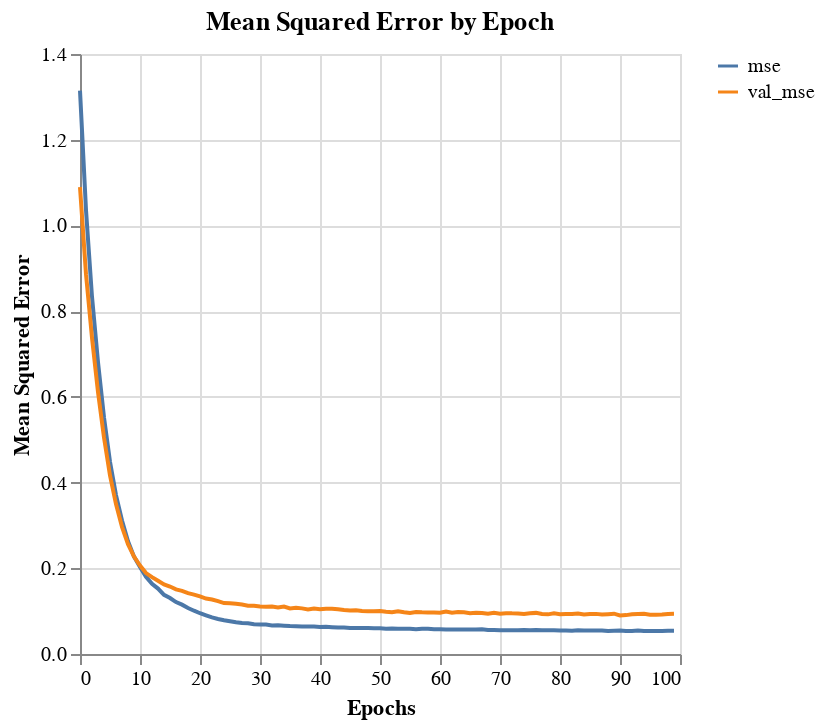
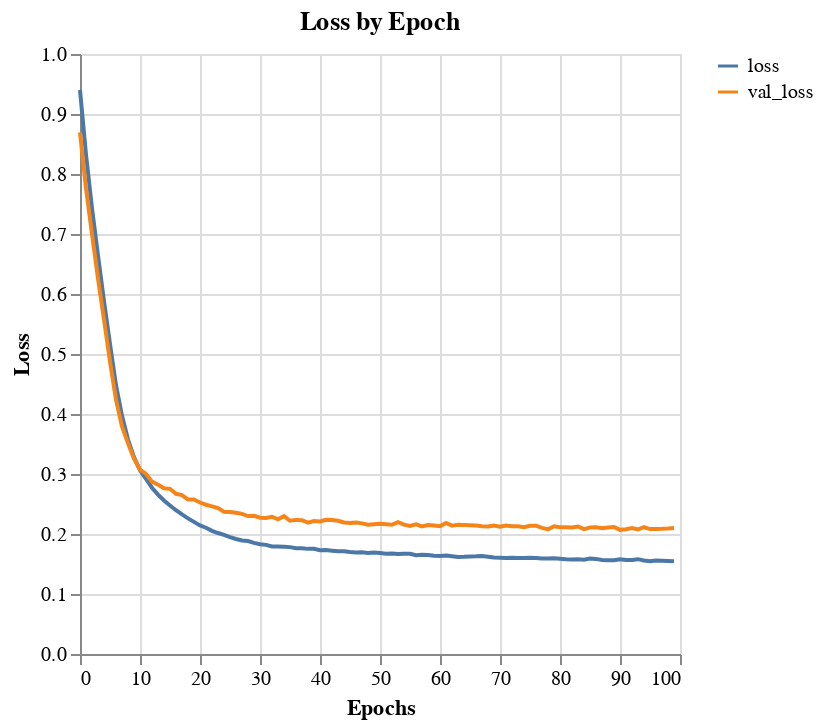

The notebook cell these images were saved under, in order:
### Code cell
plot_model_history(history_df, feature='mse', name="initial_NN", tuner=True)
plot_model_history(history_df, feature='loss', name="initial_NN", tuner=True)

### Figure 1 — Vega-Lite specification as saved in the notebook (floating-point values rounded to 4 significant figures)
{"config": {"view": {"continuousWidth": 300, "continuousHeight": 300}}, "repeat": {"layer": ["mse", "val_mse"]}, "spec": {"data": {"name": "data-1bb6db02cce660ba9ed3f40221a0c614"}, "mark": {"type": "line"}, "encoding": {"color": {"datum": {"repeat": "layer"}}, "x": {"field": "index", "title": "Epochs", "type": "quantitative"}, "y": {"field": {"repeat": "layer"}, "title": "Mean Squared Error", "type": "quantitative"}}}, "title": "Mean Squared Error by Epoch", "$schema": "https://vega.github.io/schema/vega-lite/v5.20.1.json", "datasets": {"data-1bb6db02cce660ba9ed3f40221a0c614": [{"index": 0, "mse": 1.314, "val_mse": 1.089}, {"index": 1, "mse": 1.036, "val_mse": 0.8862}, {"index": 2, "mse": 0.8335, "val_mse": 0.7378}, {"index": 3, "mse": 0.6807, "val_mse": 0.6114}, {"index": 4, "mse": 0.5518, "val_mse": 0.5052}, {"index": 5, "mse": 0.4486, "val_mse": 0.4166}, {"index": 6, "mse": 0.3707, "val_mse": 0.3497}, {"index": 7, "mse": 0.3114, "val_mse": 0.2968}, {"index": 8, "mse": 0.263, "val_mse": 0.2563}, {"index": 9, "mse": 0.2272, "val_mse": 0.2275}, {"index": 10, "mse": 0.2033, "val_mse": 0.2065}, {"index": 11, "mse": 0.1801, "val_mse": 0.1888}, {"index": 12, "mse": 0.1636, "val_mse": 0.1794}, {"index": 13, "mse": 0.1527, "val_mse": 0.1707}, {"index": 14, "mse": 0.1379, "val_mse": 0.1623}, {"index": 15, "mse": 0.1306, "val_mse": 0.1575}, {"index": 16, "mse": 0.1211, "val_mse": 0.1507}, {"index": 17, "mse": 0.1152, "val_mse": 0.1472}, {"index": 18, "mse": 0.1074, "val_mse": 0.142}, {"index": 19, "mse": 0.101, "val_mse": 0.1386}, {"index": 20, "mse": 0.09509, "val_mse": 0.1343}, {"index": 21, "mse": 0.09007, "val_mse": 0.1293}, {"index": 22, "mse": 0.08538, "val_mse": 0.1272}, {"index": 23, "mse": 0.08178, "val_mse": 0.1234}, {"index": 24, "mse": 0.07888, "val_mse": 0.1188}, {"index": 25, "mse": 0.07645, "val_mse": 0.1182}, {"index": 26, "mse": 0.07409, "val_mse": 0.1171}, {"index": 27, "mse": 0.07238, "val_mse": 0.1155}, {"index": 28, "mse": 0.07153, "val_mse": 0.1128}, {"index": 29, "mse": 0.0692, "val_mse": 0.1123}, {"index": 30, "mse": 0.0687, "val_mse": 0.1107}, {"index": 31, "mse": 0.06866, "val_mse": 0.1104}, {"index": 32, "mse": 0.06649, "val_mse": 0.1106}, {"index": 33, "mse": 0.06716, "val_mse": 0.1085}, {"index": 34, "mse": 0.06599, "val_mse": 0.1107}, {"index": 35, "mse": 0.06507, "val_mse": 0.1064}, {"index": 36, "mse": 0.06466, "val_mse": 0.1077}, {"index": 37, "mse": 0.06418, "val_mse": 0.1065}, {"index": 38, "mse": 0.06427, "val_mse": 0.104}, {"index": 39, "mse": 0.06414, "val_mse": 0.1063}, {"index": 40, "mse": 0.0631, "val_mse": 0.1047}, {"index": 41, "mse": 0.06336, "val_mse": 0.1054}, {"index": 42, "mse": 0.06248, "val_mse": 0.1058}, {"index": 43, "mse": 0.0618, "val_mse": 0.1042}, {"index": 44, "mse": 0.06186, "val_mse": 0.1025}, {"index": 45, "mse": 0.06056, "val_mse": 0.1014}, {"index": 46, "mse": 0.06094, "val_mse": 0.1021}, {"index": 47, "mse": 0.06061, "val_mse": 0.1004}, {"index": 48, "mse": 0.06049, "val_mse": 0.09962}, {"index": 49, "mse": 0.06015, "val_mse": 0.09951}, {"index": 50, "mse": 0.05989, "val_mse": 0.1004}, {"index": 51, "mse": 0.0591, "val_mse": 0.09878}, {"index": 52, "mse": 0.05925, "val_mse": 0.09771}, {"index": 53, "mse": 0.05897, "val_mse": 0.09987}, {"index": 54, "mse": 0.05879, "val_mse": 0.09731}, {"index": 55, "mse": 0.05878, "val_mse": 0.09555}, {"index": 56, "mse": 0.05772, "val_mse": 0.09774}, {"index": 57, "mse": 0.05889, "val_mse": 0.09715}, {"index": 58, "mse": 0.05868, "val_mse": 0.09698}, {"index": 59, "mse": 0.05753, "val_mse": 0.09677}, {"index": 60, "mse": 0.05781, "val_mse": 0.09621}, {"index": 61, "mse": 0.05741, "val_mse": 0.0991}, {"index": 62, "mse": 0.05729, "val_mse": 0.0961}, {"index": 63, "mse": 0.05723, "val_mse": 0.09775}, {"index": 64, "mse": 0.05701, "val_mse": 0.09723}, {"index": 65, "mse": 0.05694, "val_mse": 0.09517}, {"index": 66, "mse": 0.05706, "val_mse": 0.09596}, {"index": 67, "mse": 0.05771, "val_mse": 0.0958}, {"index": 68, "mse": 0.05621, "val_mse": 0.09393}, {"index": 69, "mse": 0.05571, "val_mse": 0.09618}, {"index": 70, "mse": 0.05548, "val_mse": 0.09421}, {"index": 71, "mse": 0.05551, "val_mse": 0.09531}, {"index": 72, "mse": 0.0557, "val_mse": 0.09481}, {"index": 73, "mse": 0.05518, "val_mse": 0.09468}, {"index": 74, "mse": 0.05616, "val_mse": 0.09346}, {"index": 75, "mse": 0.05544, "val_mse": 0.09519}, {"index": 76, "mse": 0.05597, "val_mse": 0.09594}, {"index": 77, "mse": 0.05544, "val_mse": 0.09322}, {"index": 78, "mse": 0.05537, "val_mse": 0.09251}, {"index": 79, "mse": 0.05564, "val_mse": 0.0948}, {"index": 80, "mse": 0.05506, "val_mse": 0.09303}, {"index": 81, "mse": 0.05491, "val_mse": 0.0932}, {"index": 82, "mse": 0.05438, "val_mse": 0.09336}, {"index": 83, "mse": 0.05516, "val_mse": 0.09457}, {"index": 84, "mse": 0.05496, "val_mse": 0.09209}, {"index": 85, "mse": 0.05474, "val_mse": 0.09327}, {"index": 86, "mse": 0.05508, "val_mse": 0.0936}, {"index": 87, "mse": 0.0547, "val_mse": 0.092}, {"index": 88, "mse": 0.05391, "val_mse": 0.09292}, {"index": 89, "mse": 0.05408, "val_mse": 0.09414}, {"index": 90, "mse": 0.05456, "val_mse": 0.09011}, {"index": 91, "mse": 0.05387, "val_mse": 0.09074}, {"index": 92, "mse": 0.05342, "val_mse": 0.09267}, {"index": 93, "mse": 0.05484, "val_mse": 0.09314}, {"index": 94, "mse": 0.05383, "val_mse": 0.09381}, {"index": 95, "mse": 0.05356, "val_mse": 0.09156}, {"index": 96, "mse": 0.05368, "val_mse": 0.09177}, {"index": 97, "mse": 0.05368, "val_mse": 0.09214}, {"index": 98, "mse": 0.05399, "val_mse": 0.09326}, {"index": 99, "mse": 0.05412, "val_mse": 0.09368}]}}

### Figure 2 — Vega-Lite specification as saved in the notebook (floating-point values rounded to 4 significant figures)
{"config": {"view": {"continuousWidth": 300, "continuousHeight": 300}}, "repeat": {"layer": ["loss", "val_loss"]}, "spec": {"data": {"name": "data-80943b5eb6743cd1a39f5bbc2baec12d"}, "mark": {"type": "line"}, "encoding": {"color": {"datum": {"repeat": "layer"}}, "x": {"field": "index", "title": "Epochs", "type": "quantitative"}, "y": {"field": {"repeat": "layer"}, "title": "Loss", "type": "quantitative"}}}, "title": "Loss by Epoch", "$schema": "https://vega.github.io/schema/vega-lite/v5.20.1.json", "datasets": {"data-80943b5eb6743cd1a39f5bbc2baec12d": [{"index": 0, "loss": 0.94, "val_loss": 0.8694}, {"index": 1, "loss": 0.8321, "val_loss": 0.7762}, {"index": 2, "loss": 0.7432, "val_loss": 0.7001}, {"index": 3, "loss": 0.6641, "val_loss": 0.626}, {"index": 4, "loss": 0.5881, "val_loss": 0.5576}, {"index": 5, "loss": 0.5166, "val_loss": 0.4871}, {"index": 6, "loss": 0.448, "val_loss": 0.4238}, {"index": 7, "loss": 0.397, "val_loss": 0.3794}, {"index": 8, "loss": 0.3574, "val_loss": 0.3512}, {"index": 9, "loss": 0.328, "val_loss": 0.3258}, {"index": 10, "loss": 0.3062, "val_loss": 0.3072}, {"index": 11, "loss": 0.2919, "val_loss": 0.3001}, {"index": 12, "loss": 0.2771, "val_loss": 0.2873}, {"index": 13, "loss": 0.2656, "val_loss": 0.2822}, {"index": 14, "loss": 0.2557, "val_loss": 0.2761}, {"index": 15, "loss": 0.2475, "val_loss": 0.2753}, {"index": 16, "loss": 0.2396, "val_loss": 0.267}, {"index": 17, "loss": 0.2326, "val_loss": 0.2648}, {"index": 18, "loss": 0.226, "val_loss": 0.2574}, {"index": 19, "loss": 0.2202, "val_loss": 0.2574}, {"index": 20, "loss": 0.2144, "val_loss": 0.2525}, {"index": 21, "loss": 0.2105, "val_loss": 0.2488}, {"index": 22, "loss": 0.2052, "val_loss": 0.2461}, {"index": 23, "loss": 0.2016, "val_loss": 0.2431}, {"index": 24, "loss": 0.1984, "val_loss": 0.2372}, {"index": 25, "loss": 0.1947, "val_loss": 0.2367}, {"index": 26, "loss": 0.1917, "val_loss": 0.2354}, {"index": 27, "loss": 0.1892, "val_loss": 0.2336}, {"index": 28, "loss": 0.1882, "val_loss": 0.2299}, {"index": 29, "loss": 0.1852, "val_loss": 0.2302}, {"index": 30, "loss": 0.1829, "val_loss": 0.2272}, {"index": 31, "loss": 0.1819, "val_loss": 0.2266}, {"index": 32, "loss": 0.1793, "val_loss": 0.2287}, {"index": 33, "loss": 0.179, "val_loss": 0.2245}, {"index": 34, "loss": 0.1787, "val_loss": 0.2297}, {"index": 35, "loss": 0.1781, "val_loss": 0.2221}, {"index": 36, "loss": 0.1762, "val_loss": 0.2235}, {"index": 37, "loss": 0.1762, "val_loss": 0.223}, {"index": 38, "loss": 0.1752, "val_loss": 0.219}, {"index": 39, "loss": 0.1752, "val_loss": 0.2217}, {"index": 40, "loss": 0.173, "val_loss": 0.2208}, {"index": 41, "loss": 0.1732, "val_loss": 0.2236}, {"index": 42, "loss": 0.1722, "val_loss": 0.2233}, {"index": 43, "loss": 0.1712, "val_loss": 0.2221}, {"index": 44, "loss": 0.1713, "val_loss": 0.2193}, {"index": 45, "loss": 0.1698, "val_loss": 0.2184}, {"index": 46, "loss": 0.1693, "val_loss": 0.2191}, {"index": 47, "loss": 0.1694, "val_loss": 0.2178}, {"index": 48, "loss": 0.1684, "val_loss": 0.2155}, {"index": 49, "loss": 0.169, "val_loss": 0.2163}, {"index": 50, "loss": 0.1682, "val_loss": 0.217}, {"index": 51, "loss": 0.1672, "val_loss": 0.2162}, {"index": 52, "loss": 0.1676, "val_loss": 0.2153}, {"index": 53, "loss": 0.1665, "val_loss": 0.2196}, {"index": 54, "loss": 0.167, "val_loss": 0.2157}, {"index": 55, "loss": 0.1672, "val_loss": 0.2133}, {"index": 56, "loss": 0.1646, "val_loss": 0.2161}, {"index": 57, "loss": 0.1653, "val_loss": 0.2125}, {"index": 58, "loss": 0.1649, "val_loss": 0.2149}, {"index": 59, "loss": 0.1637, "val_loss": 0.2141}, {"index": 60, "loss": 0.1634, "val_loss": 0.213}, {"index": 61, "loss": 0.164, "val_loss": 0.2183}, {"index": 62, "loss": 0.163, "val_loss": 0.2139}, {"index": 63, "loss": 0.1618, "val_loss": 0.2153}, {"index": 64, "loss": 0.1621, "val_loss": 0.2151}, {"index": 65, "loss": 0.1627, "val_loss": 0.2147}, {"index": 66, "loss": 0.1628, "val_loss": 0.2143}, {"index": 67, "loss": 0.1632, "val_loss": 0.2131}, {"index": 68, "loss": 0.1622, "val_loss": 0.2126}, {"index": 69, "loss": 0.1607, "val_loss": 0.2143}, {"index": 70, "loss": 0.1603, "val_loss": 0.2122}, {"index": 71, "loss": 0.16, "val_loss": 0.2142}, {"index": 72, "loss": 0.1603, "val_loss": 0.2131}, {"index": 73, "loss": 0.1599, "val_loss": 0.2129}, {"index": 74, "loss": 0.1602, "val_loss": 0.2112}, {"index": 75, "loss": 0.1603, "val_loss": 0.2136}, {"index": 76, "loss": 0.1602, "val_loss": 0.2138}, {"index": 77, "loss": 0.1592, "val_loss": 0.2102}, {"index": 78, "loss": 0.1591, "val_loss": 0.2077}, {"index": 79, "loss": 0.1596, "val_loss": 0.213}, {"index": 80, "loss": 0.1588, "val_loss": 0.2113}, {"index": 81, "loss": 0.1579, "val_loss": 0.2112}, {"index": 82, "loss": 0.1574, "val_loss": 0.2109}, {"index": 83, "loss": 0.1581, "val_loss": 0.2125}, {"index": 84, "loss": 0.1572, "val_loss": 0.2081}, {"index": 85, "loss": 0.159, "val_loss": 0.2108}, {"index": 86, "loss": 0.1585, "val_loss": 0.2111}, {"index": 87, "loss": 0.1566, "val_loss": 0.2097}, {"index": 88, "loss": 0.1564, "val_loss": 0.2109}, {"index": 89, "loss": 0.1562, "val_loss": 0.2118}, {"index": 90, "loss": 0.158, "val_loss": 0.2069}, {"index": 91, "loss": 0.1565, "val_loss": 0.2081}, {"index": 92, "loss": 0.1567, "val_loss": 0.2098}, {"index": 93, "loss": 0.1581, "val_loss": 0.2076}, {"index": 94, "loss": 0.1558, "val_loss": 0.2113}, {"index": 95, "loss": 0.1547, "val_loss": 0.2082}, {"index": 96, "loss": 0.1557, "val_loss": 0.2085}, {"index": 97, "loss": 0.1554, "val_loss": 0.2088}, {"index": 98, "loss": 0.1551, "val_loss": 0.2093}, {"index": 99, "loss": 0.1547, "val_loss": 0.2102}]}}
